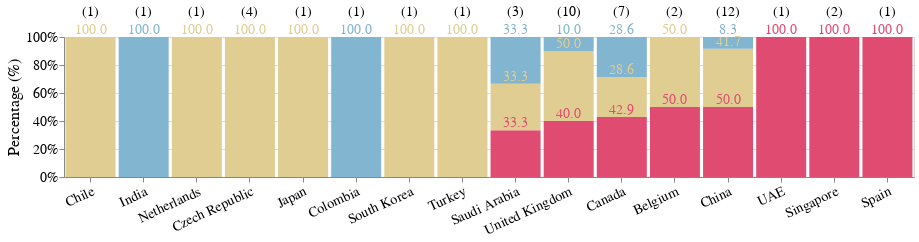

Write notebook code for a chart like this one.
### Code cell
task_name_remapper = {
    "Short Text Generation": "Short Text Gen",
    "Bias & Toxicity Detection": "Bias/Toxic Detect",
    "Bias & Toxicicity Detection": "Bias/Toxic Detect",
    "Natural Language Inference": "NLI",
    "Commonsense Reasoning": "Commonsense Reas.",
    "Logical and Mathematical Reasoning": "Logic & Math",
}
util.plot_grouped_chart(
    {"Non-Commercial/\nAcademic": ncao_info, "Unspecified": unspecified_info, "Commercial": commercial_info},
    all_constants["CREATOR_COUNTRY_GROUPS"],
    "Creator Countries",
    name_remapper=task_name_remapper,
    exclude_groups={},
    savename="tasks_stacked-altair.json"
)

### Figure 1 — Vega-Lite specification as saved in the notebook (floating-point values rounded to 4 significant figures)
{"config": {"view": {"continuousWidth": 300, "continuousHeight": 300}}, "layer": [{"mark": {"type": "bar", "width": 50}, "encoding": {"color": {"field": "category", "legend": null, "scale": {"range": ["#e04c71", "#e0cd92", "#82b5cf"]}, "sort": ["Non-Commercial/\nAcademic", "Unspecified", "Commercial"], "type": "nominal"}, "order": {"field": "order", "type": "ordinal"}, "x": {"axis": {"labelAngle": -25, "labelFontSize": 14}, "field": "index", "sort": ["Chile", "India", "Netherlands", "Czech Republic", "Japan", "Colombia", "South Korea", "Turkey", "Saudi Arabia", "United Kingdom", "Canada", "Belgium", "China", "UAE", "Singapore", "Spain"], "title": null, "type": "nominal"}, "y": {"axis": {"format": "%", "labelFontSize": 14, "title": "Percentage (%)", "titleFontSize": 16, "titleFontWeight": "normal"}, "field": "percentage", "scale": {"domain": [0, 1]}, "sort": ["Non-Commercial/\nAcademic", "Unspecified", "Commercial"], "stack": "normalize", "type": "quantitative"}}}, {"mark": {"type": "text", "align": "center", "baseline": "middle", "color": "white", "dx": 0, "dy": -7, "fontSize": 14}, "encoding": {"color": {"field": "category", "legend": null, "scale": {"range": ["#e04c71", "#e0cd92", "#82b5cf"]}, "sort": ["Non-Commercial/\nAcademic", "Unspecified", "Commercial"], "type": "nominal"}, "order": {"field": "order", "type": "ordinal"}, "text": {"condition": {"test": "(datum.percentage > 8)", "field": "percentage", "format": ".1f", "type": "quantitative"}, "value": ""}, "x": {"axis": {"labelAngle": -25, "labelFontSize": 14}, "field": "index", "sort": ["Chile", "India", "Netherlands", "Czech Republic", "Japan", "Colombia", "South Korea", "Turkey", "Saudi Arabia", "United Kingdom", "Canada", "Belgium", "China", "UAE", "Singapore", "Spain"], "title": null, "type": "nominal"}, "y": {"axis": {"format": "%", "labelFontSize": 14, "title": "Percentage (%)", "titleFontSize": 16, "titleFontWeight": "normal"}, "field": "percentage", "scale": {"domain": [0, 1]}, "sort": ["Non-Commercial/\nAcademic", "Unspecified", "Commercial"], "stack": "normalize", "type": "quantitative"}}}, {"data": {"name": "data-649349bcb503c32cd126289ceef223e8"}, "mark": {"type": "text", "align": "center", "baseline": "top", "dy": -32, "fontSize": 14}, "encoding": {"text": {"field": "text_label", "type": "nominal"}, "x": {"field": "index", "sort": ["Non-Commercial/\nAcademic", "Unspecified", "Commercial"], "title": null, "type": "nominal"}, "y": {"value": 0}}}], "data": {"name": "data-d2dd9e60d0af3691c37d96b6a8568801"}, "height": 140, "title": "", "width": 850, "$schema": "https://vega.github.io/schema/vega-lite/v5.17.0.json", "datasets": {"data-d2dd9e60d0af3691c37d96b6a8568801": [{"index": "Chile", "category": "Non-Commercial/\nAcademic", "value": 0, "percentage": 0.0, "order": 0}, {"index": "India", "category": "Non-Commercial/\nAcademic", "value": 0, "percentage": 0.0, "order": 0}, {"index": "Netherlands", "category": "Non-Commercial/\nAcademic", "value": 0, "percentage": 0.0, "order": 0}, {"index": "Czech Republic", "category": "Non-Commercial/\nAcademic", "value": 0, "percentage": 0.0, "order": 0}, {"index": "Japan", "category": "Non-Commercial/\nAcademic", "value": 0, "percentage": 0.0, "order": 0}, {"index": "Colombia", "category": "Non-Commercial/\nAcademic", "value": 0, "percentage": 0.0, "order": 0}, {"index": "South Korea", "category": "Non-Commercial/\nAcademic", "value": 0, "percentage": 0.0, "order": 0}, {"index": "Turkey", "category": "Non-Commercial/\nAcademic", "value": 0, "percentage": 0.0, "order": 0}, {"index": "Saudi Arabia", "category": "Non-Commercial/\nAcademic", "value": 1, "percentage": 33.33, "order": 0}, {"index": "United Kingdom", "category": "Non-Commercial/\nAcademic", "value": 4, "percentage": 40.0, "order": 0}, {"index": "Canada", "category": "Non-Commercial/\nAcademic", "value": 3, "percentage": 42.86, "order": 0}, {"index": "Belgium", "category": "Non-Commercial/\nAcademic", "value": 1, "percentage": 50.0, "order": 0}, {"index": "China", "category": "Non-Commercial/\nAcademic", "value": 6, "percentage": 50.0, "order": 0}, {"index": "UAE", "category": "Non-Commercial/\nAcademic", "value": 1, "percentage": 100.0, "order": 0}, {"index": "Singapore", "category": "Non-Commercial/\nAcademic", "value": 2, "percentage": 100.0, "order": 0}, {"index": "Spain", "category": "Non-Commercial/\nAcademic", "value": 1, "percentage": 100.0, "order": 0}, {"index": "Chile", "category": "Unspecified", "value": 1, "percentage": 100.0, "order": 1}, {"index": "India", "category": "Unspecified", "value": 0, "percentage": 0.0, "order": 1}, {"index": "Netherlands", "category": "Unspecified", "value": 1, "percentage": 100.0, "order": 1}, {"index": "Czech Republic", "category": "Unspecified", "value": 4, "percentage": 100.0, "order": 1}, {"index": "Japan", "category": "Unspecified", "value": 1, "percentage": 100.0, "order": 1}, {"index": "Colombia", "category": "Unspecified", "value": 0, "percentage": 0.0, "order": 1}, {"index": "South Korea", "category": "Unspecified", "value": 1, "percentage": 100.0, "order": 1}, {"index": "Turkey", "category": "Unspecified", "value": 1, "percentage": 100.0, "order": 1}, {"index": "Saudi Arabia", "category": "Unspecified", "value": 1, "percentage": 33.33, "order": 1}, {"index": "United Kingdom", "category": "Unspecified", "value": 5, "percentage": 50.0, "order": 1}, {"index": "Canada", "category": "Unspecified", "value": 2, "percentage": 28.57, "order": 1}, {"index": "Belgium", "category": "Unspecified", "value": 1, "percentage": 50.0, "order": 1}, {"index": "China", "category": "Unspecified", "value": 5, "percentage": 41.67, "order": 1}, {"index": "UAE", "category": "Unspecified", "value": 0, "percentage": 0.0, "order": 1}, {"index": "Singapore", "category": "Unspecified", "value": 0, "percentage": 0.0, "order": 1}, {"index": "Spain", "category": "Unspecified", "value": 0, "percentage": 0.0, "order": 1}, {"index": "Chile", "category": "Commercial", "value": 0, "percentage": 0.0, "order": 2}, {"index": "India", "category": "Commercial", "value": 1, "percentage": 100.0, "order": 2}, {"index": "Netherlands", "category": "Commercial", "value": 0, "percentage": 0.0, "order": 2}, {"index": "Czech Republic", "category": "Commercial", "value": 0, "percentage": 0.0, "order": 2}, {"index": "Japan", "category": "Commercial", "value": 0, "percentage": 0.0, "order": 2}, {"index": "Colombia", "category": "Commercial", "value": 1, "percentage": 100.0, "order": 2}, {"index": "South Korea", "category": "Commercial", "value": 0, "percentage": 0.0, "order": 2}, {"index": "Turkey", "category": "Commercial", "value": 0, "percentage": 0.0, "order": 2}, {"index": "Saudi Arabia", "category": "Commercial", "value": 1, "percentage": 33.33, "order": 2}, {"index": "United Kingdom", "category": "Commercial", "value": 1, "percentage": 10.0, "order": 2}, {"index": "Canada", "category": "Commercial", "value": 2, "percentage": 28.57, "order": 2}, {"index": "Belgium", "category": "Commercial", "value": 0, "percentage": 0.0, "order": 2}, {"index": "China", "category": "Commercial", "value": 1, "percentage": 8.333, "order": 2}, {"index": "UAE", "category": "Commercial", "value": 0, "percentage": 0.0, "order": 2}, {"index": "Singapore", "category": "Commercial", "value": 0, "percentage": 0.0, "order": 2}, {"index": "Spain", "category": "Commercial", "value": 0, "percentage": 0.0, "order": 2}], "data-649349bcb503c32cd126289ceef223e8": [{"index": "Chile", "total": 1, "text_label": "(1)"}, {"index": "India", "total": 1, "text_label": "(1)"}, {"index": "Netherlands", "total": 1, "text_label": "(1)"}, {"index": "Czech Republic", "total": 4, "text_label": "(4)"}, {"index": "Japan", "total": 1, "text_label": "(1)"}, {"index": "Colombia", "total": 1, "text_label": "(1)"}, {"index": "South Korea", "total": 1, "text_label": "(1)"}, {"index": "Turkey", "total": 1, "text_label": "(1)"}, {"index": "Saudi Arabia", "total": 3, "text_label": "(3)"}, {"index": "United Kingdom", "total": 10, "text_label": "(10)"}, {"index": "Canada", "total": 7, "text_label": "(7)"}, {"index": "Belgium", "total": 2, "text_label": "(2)"}, {"index": "China", "total": 12, "text_label": "(12)"}, {"index": "UAE", "total": 1, "text_label": "(1)"}, {"index": "Singapore", "total": 2, "text_label": "(2)"}, {"index": "Spain", "total": 1, "text_label": "(1)"}]}}
